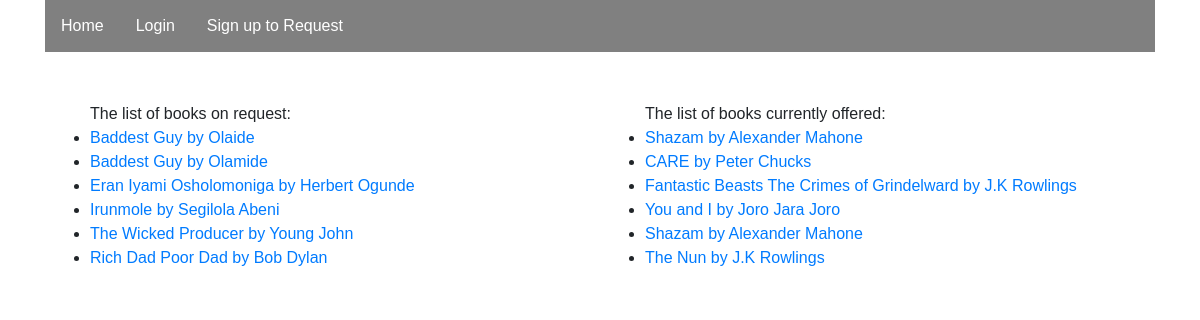
The app's page /, older data.
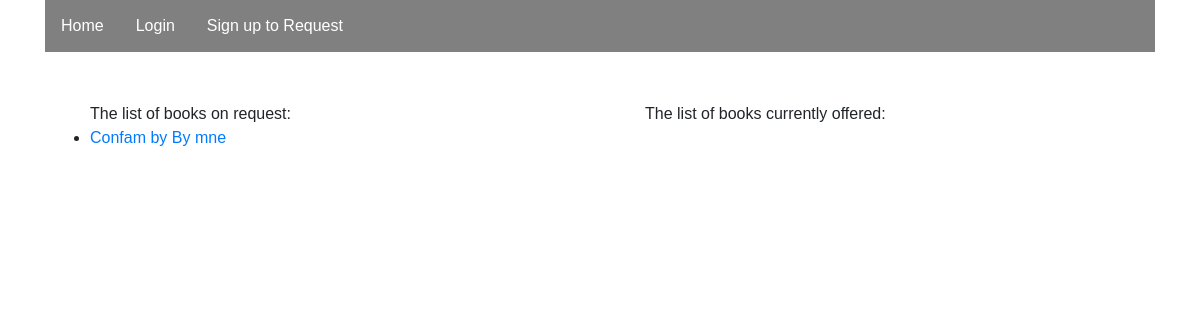
The same page, newer data.
### booker/models.py (models this page shows)
class BookRequest(models.Model):
	id = models.IntegerField(primary_key=True, editable=False)
	bookman = models.ForeignKey(to=settings.AUTH_USER_MODEL,
		on_delete=models.SET_NULL, null=True, default=1)
	title = models.CharField(max_length=200, null=False, blank=False)
	author = models.CharField(max_length=100, null= False, blank=False)
	location = models.CharField(max_length=100, null=False, blank=False)
	def __str__(self):
		return str(self.title) + ' by ' + str(self.author)

class Booker(models.Model):
	id = models.IntegerField(primary_key=True, editable=False)
	bookman = models.ForeignKey(to=settings.AUTH_USER_MODEL,
						 on_delete=models.SET_NULL, null=True, default=1)
	title = models.CharField(max_length=200, blank=False, null=False)
	author = models.CharField(max_length=100, blank=False, null=False)
	price = models.CharField(choices=offer_type, max_length=100, default='Free')
	location = models.CharField(max_length=100, blank=False, null=False,
		default='Nigeria')
	def __str__(self):
		return str(self.title) + ' by ' + str(self.author)

### booker/views.py (the view)
# urls.py: path('', views.index,
def index(request):
	book_requests = list(BookRequest.objects.all())[::-1]
	book_offers = list(Booker.objects.all())[::-1]
	return render(request,
		'booker/booker_list.html',
		 {'book_requests':book_requests, 'book_offers':book_offers})

### booker/templates/booker/booker_list.html (shortened to what this page needs)
{% extends 'base.html' %}
{% block body %}
<div class="container">
	<div class="row">
		<div class="col-sm-6">
				The list of books on request:
				<ul>
					{% for book in book_requests %}
				 	<li><a href="{% url 'booker:request_detail' pk=book.id %}" > {{ book }} </a> </li>
				 	{% endfor %}
				</ul>
		</div>
		<div class="col-sm-6">
				The list of books currently offered:
				<ul>
					{% for book in book_offers %}
				 	<li><a href="{% url 'booker:offer_detail' pk=book.id %}" > {{ book }} </a> </li>
				 	{% endfor %}
				</ul>
		</div>
</div>
{% endblock %}

Row changes from the older to the newer data that the page shows:
removed BookRequest: title+author "Baddest Guy by Olaide"
removed BookRequest: title+author "Baddest Guy by Olamide"
removed BookRequest: title+author "Eran Iyami Osholomoniga by Herbert Ogunde"
removed BookRequest: title+author "Irunmole by Segilola Abeni"
removed BookRequest: title+author "The Wicked Producer by Young John"
removed BookRequest: title+author "Rich Dad Poor Dad by Bob Dylan"
removed Booker: title+author "Shazam by Alexander Mahone"
removed Booker: title+author "CARE by Peter Chucks"
removed Booker: title+author "Fantastic Beasts The Crimes of Grindelward by J.K Rowlings"
removed Booker: title+author "You and I by Joro Jara Joro"
removed Booker: title+author "Shazam by Alexander Mahone"
removed Booker: title+author "The Nun by J.K Rowlings"
added BookRequest: title+author "Confam by By mne"
